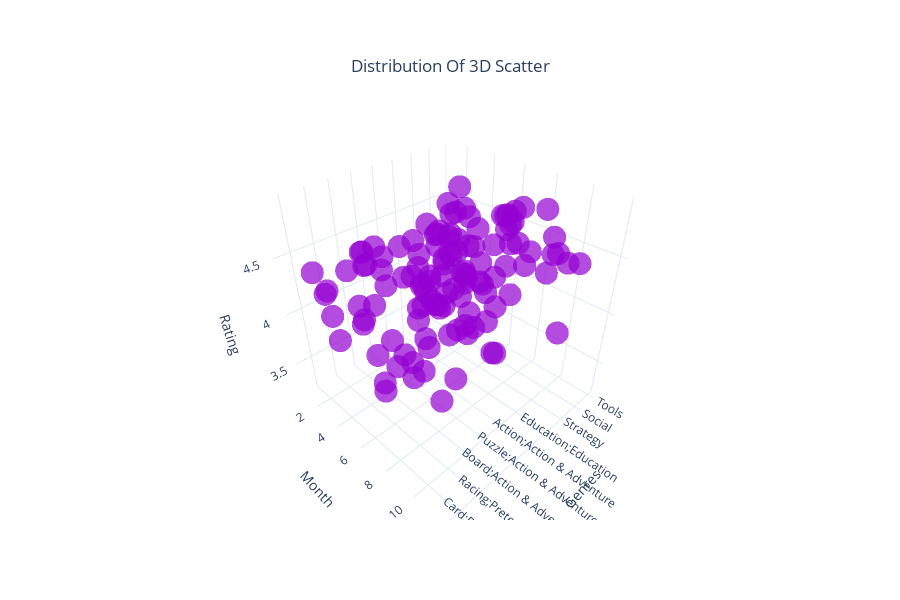

Write notebook code for a chart like this one.
### Code cell
data = [
    go.Scatter3d(x=x.index,
                 y=df['Month'],
                 z=df['Rating'],
                 mode='markers',
                 marker=dict(color='darkviolet', opacity=0.7))
]
layout = go.Layout(width=900,
                   height=600,
                   title={
                       'text': 'Distribution Of 3D Scatter',
                       'x': 0.5,
                       'y': 0.9,
                       'xanchor': 'center',
                       'yanchor': 'top'
                   },
                   scene=dict(xaxis=dict(title='Genres'),
                              yaxis=dict(title='Month'),
                              zaxis=dict(title='Rating')),
                   template='plotly_white')
fig = go.Figure(data=data, layout=layout)
fig.show()

### Figure 1 — Plotly figure (JSON) as saved in the notebook; plotly's stock layout.template omitted (floating-point values rounded to 4 significant figures; data arrays with more than 128 entries replaced by an {"elided": "..."} marker saying what was removed)
{"data": [{"marker": {"color": "darkviolet", "opacity": 0.7}, "mode": "markers", "type": "scatter3d", "x": ["Tools", "Entertainment", "Education", "Business", "Medical", "Productivity", "Personalization", "Lifestyle", "Communication", "Sports", "Finance", "Action", "Photography", "Health & Fitness", "Social", "News & Magazines", "Travel & Local", "Books & Reference", "Shopping", "Arcade", "Simulation", "Dating", "Casual", "Video Players & Editors", "Maps & Navigation", "Puzzle", "Food & Drink", "Role Playing", "Strategy", "Racing", "Libraries & Demo", "Auto & Vehicles", "Weather", "House & Home", "Adventure", "Events", "Comics", "Art & Design", "Beauty", "Card", "Parenting", "Board", "Education;Education", "Casino", "Educational;Education", "Trivia", "Educational", "Casual;Pretend Play", "Word", "Entertainment;Music & Video", "Music", "Racing;Action & Adventure", "Casual;Action & Adventure", "Puzzle;Brain Games", "Education;Pretend Play", "Educational;Pretend Play", "Action;Action & Adventure", "Board;Brain Games", "Arcade;Action & Adventure", "Casual;Brain Games", "Adventure;Action & Adventure", "Simulation;Action & Adventure", "Entertainment;Brain Games", "Art & Design;Creativity", "Education;Creativity", "Casual;Creativity", "Parenting;Education", "Parenting;Music & Video", "Educational;Brain Games", "Education;Brain Games", "Puzzle;Action & Adventure", "Educational;Creativity", "Role Playing;Action & Adventure", "Education;Action & Adventure", "Educational;Action & Adventure", "Role Playing;Pretend Play", "Simulation;Pretend Play", "Education;Music & Video", "Sports;Action & Adventure", "Entertainment;Creativity", "Video Players & Editors;Music & Video", "Simulation;Education", "Music;Music & Video", "Casual;Education", "Board;Action & Adventure", "Entertainment;Action & Adventure", "Strategy;Action & Adventure", "Books & Reference;Education", "Art & Design;Pretend Play", "Art & Design;Action & Adventure", "Video Players & Editors;Creativity", "Puzzle;Creativity", "Entertainment;Pretend Play", "Adventure;Education", "Card;Action & Adventure", "Health & Fitness;Education", "Adventure;Brain Games", "Communication;Creativity", "Racing;Pretend Play", "Strategy;Education", "Role Playing;Brain Games", "Role Playing;Education", "Puzzle;Education", "Books & Reference;Creativity", "Lifestyle;Education", "Trivia;Education", "Casual;Music & Video", "Music & Audio;Music & Video", "Board;Pretend Play", "Health & Fitness;Action & Adventure", "Comics;Creativity", "Entertainment;Education", "Card;Brain Games", "Arcade;Pretend Play", "Parenting;Brain Games", "Travel & Local;Action & Adventure", "Lifestyle;Pretend Play", "Tools;Education", "Strategy;Creativity"], "y": {"elided": "10356 int values"}, "z": {"elided": "10356 float values"}}], "layout": {"height": 600, "scene": {"xaxis": {"title": {"text": "Genres"}}, "yaxis": {"title": {"text": "Month"}}, "zaxis": {"title": {"text": "Rating"}}}, "title": {"text": "Distribution Of 3D Scatter", "x": 0.5, "xanchor": "center", "y": 0.9, "yanchor": "top"}, "width": 900}}
